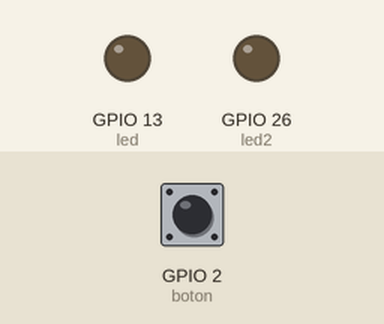
A program run on a simulated Raspberry Pi (BCM pin numbers). Shown: output pins drawn as LEDs (lit = HIGH). The test bench sets the inputs (shaded band); at power-on: GPIO 2 (boton) HIGH.

Above: at 1.2 s.
1.3 s: GPIO 2 (boton) pulled LOW for 0.15 s
At 2.0 s:
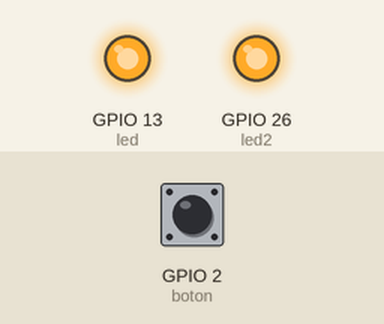
4.4 s: GPIO 2 (boton) pulled LOW for 1 s
At 5.5 s:
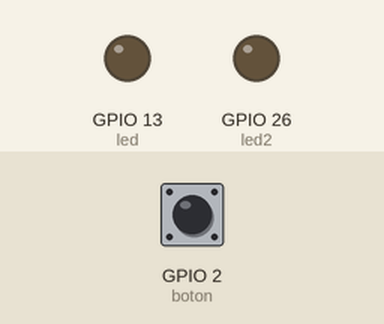
6.9 s: GPIO 2 (boton) pulled LOW for 3.2 s
At 7.4 s:
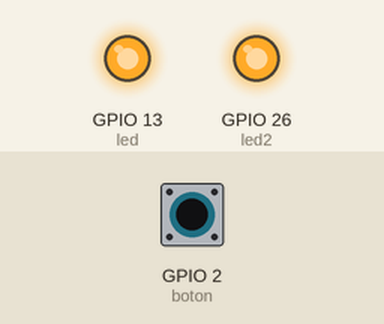
Timing chart, 0 to 19.1 s (numbered marks = the images above; inputs shaded):
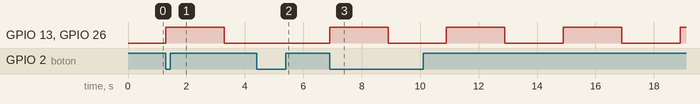

Measured:
- after the input at 1.3 s, GPIO 13 (led), GPIO 26 (led2): LOW → HIGH at once, → LOW 2.0 s later
- after the input at 4.4 s, GPIO 13 (led), GPIO 26 (led2): stays LOW (without the input it goes to HIGH after 0.90 s)
- after the input at 6.9 s, GPIO 13 (led), GPIO 26 (led2): alternates HIGH for 2.0 s and LOW for 2.0 s, starting at once

The program:

exe1.py
```python
import RPi.GPIO as gpio
import time

gpio.setmode(gpio.BCM)
gpio.setwarnings(False)

led = 13
led2 = 26
boton = 2

gpio.setup(led,gpio.OUT)
gpio.setup(led2,gpio.OUT)
gpio.setup(boton,gpio.IN, pull_up_down=gpio.PUD_UP)

flag=0

while(1):
    val = gpio.input(boton)
    if(val == 0):
        while(1):
            if(val == 1 and flag == 1):
                flag = 0
                break
            gpio.output(led,1)
            gpio.output(led2,1)
            time.sleep(2)
            gpio.output(led,0)
            gpio.output(led2,0)
            time.sleep(2)
            val = gpio.input(boton)
            if(val == 0):
                while(1):
                    val = gpio.input(boton)
                    if(val == 1):
                        flag =1
                        break
```
